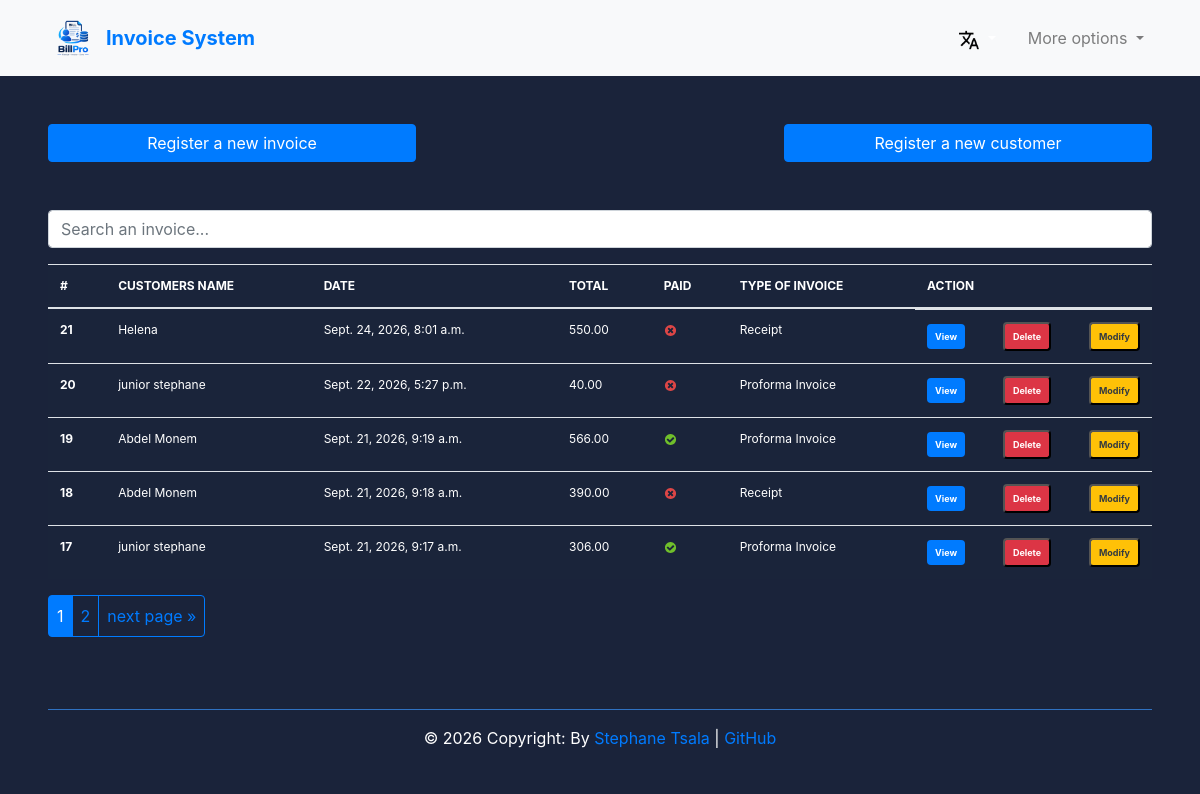
The page /en/ (signed in) on the database its author committed.
### Invoice_app/models.py (models this page shows, shortened)
class Invoice(models.Model):
    INVOICE_TYPES = [("R", _("Receipt")), ("I", _("Invoice")), ("P", _("Proforma Invoice"))]
    customer = models.ForeignKey(Customer, on_delete=models.PROTECT)
    save_by = models.ForeignKey(User, on_delete=models.PROTECT)
    invoice_date = models.DateTimeField(auto_now_add=True, null=False, blank=False)
    amount = models.DecimalField(max_digits=10, decimal_places=2)
    last_updated = models.DateTimeField(null=True, blank=True)
    paid = models.BooleanField(default=False)
    invoice_type = models.CharField(
        max_length=1, choices=INVOICE_TYPES, null=False, blank=False
    )
    comments = models.TextField(null=True, blank=True)
    class Meta:
        verbose_name = "Invoice"
        verbose_name_plural = "Invoices"
    @property
    def get_total_amount(self):
        total_amount = sum(product.get_total_price for product in self.products_set.all())
        return total_amount
    def get_invoice_type_display(self):
        return dict(self.INVOICE_TYPES).get(self.invoice_type, _("Unknown"))

class Customer(models.Model):
    SEX_TYPES = [("M", _("Male")), ("F", _("Female"))]
    name = models.CharField(max_length=150, null=False, blank=False)
    email = models.EmailField(unique=True, null=False, blank=False)
    phone_number = models.CharField(max_length=20, unique=True, null=False, blank=False)
    address = models.CharField(max_length=100, null=False, blank=False)
    sex = models.CharField(max_length=1, choices=SEX_TYPES, null=False, blank=False)
    age = models.CharField(max_length=10, null=False, blank=False)
    city = models.CharField(max_length=50, null=False, blank=False)
    zip_code = models.CharField(max_length=20)
    created_at = models.DateTimeField(auto_now_add=True)
    save_by = models.ForeignKey(User, on_delete=models.PROTECT)
    class Meta:
        verbose_name = "Customer"
        verbose_name_plural = "Customers"

class Products(models.Model):
    invoice = models.ForeignKey(Invoice, on_delete=models.CASCADE, related_name="products_set")
    name = models.CharField(max_length=100, null=False, blank=False)
    quantity = models.PositiveIntegerField(null=False, blank=False)
    unit_price = models.DecimalField(max_digits=10, decimal_places=2, null=False, blank=False)
    total_price = models.DecimalField(max_digits=10, decimal_places=2, null=False, blank=False)
    class Meta:
        verbose_name = "Product"
        verbose_name_plural = "Products"
    @property
    def get_total_price(self):
        return self.quantity * self.unit_price

### Invoice_app/views.py (the view, shortened to what this page needs)
# urls.py: path('', views.HomeView.as_view(), name='home'),
class HomeView(LoginRequiredSuperuserMixin, View):
    template_name = "index.html"
    """
    select_related is used to optimize database queries by fetching related objects in a single query, reducing the number of database hits.
    In this case, it fetches the related 'customer' object for each invoice, which can improve performance when displaying invoice data along with customer information.
    """
    invoices = (
        Invoice.objects.select_related("customer", "save_by")
        .all()
        .order_by("-invoice_date")
    )  # display the recent invoices saved
    context = {"invoices": invoices}
    def get(self, request, *args, **kwargs):
        items = pagination(request, self.invoices)  # Paginate the invoices
        self.context["invoices"] = items  # Update the context with paginated invoices
        return render(request, self.template_name, self.context)

### Invoice_app/decorator.py (called while the page is built)
    def test_func(self):
        return self.request.user.is_superuser

### Invoice_app/utils.py (called while the page is built)
def pagination(request, invoices):
    default_page = 1
    page = request.GET.get("page", default_page)
    items_per_page = 5  # Number of invoices to display per page
    paginator = Paginator(
        invoices, items_per_page
    )  # Show items_per_page invoices per page
    try:
        items_page = paginator.page(page)
    except PageNotAnInteger:
        items_page = paginator.page(default_page)
    except EmptyPage:
        items_page = paginator.page(paginator.num_pages)
    return items_page  # Return the paginated invoices for rendering in the template

### templates/index.html (shortened to what this page needs)
{% extends 'base.html' %}
{% load i18n %}
{% load static %}
{% block content %}
<br>
<div class="row justify-content-between display-flex ml-5 mr-5">
    <a href="{% url 'add_invoice' %}" class="btn col-md-4 btn-primary">
        {% trans 'Register a new invoice' %}
    </a>
    <a href="{% url 'add_customer' %}" class="btn col-md-4 btn-primary">
        {% trans 'Register a new customer' %}
    </a>
</div>
<br> <br>
<div class="form-group ml-5 mr-5">
    <input id="search" class="form-control" type="text" placeholder="{% trans 'Search an invoice...' %}">
</div>
<div class="ml-5 mr-5">
    <table class="table table-striped-columns">
        <thead>
            <tr>
                <th scope="col">#</th>
                <th scope="col">{% trans 'CUSTOMERS NAME' %}</th>
                <th scope="col">{% trans 'DATE' %}</th>
                <th scope="col">{% trans 'TOTAL' %}</th>
                <th scope="col">{% trans 'PAID' %}</th>
                <th scope="col">{% trans 'TYPE OF INVOICE' %}</th>
                <th scope="col">{% trans 'ACTION' %}</th>
            </tr>
        </thead>
        <tbody id="myTable">
            {% if invoices %}
            {% for facture in invoices %}
            <tr>
                <th scope="row">{{ facture.pk }}</th>
                <td>{{facture.customer.name}}</td>
                <td>{{facture.invoice_date}}</td>
                <td>{{ facture.get_total_amount }}</td>
                <td>
                    {% if facture.paid %}
                    <img src="{% static 'images/icon-yes.svg' %}" alt="True">
                    {% else %}
                    <img src="{% static 'images/icon-no.svg' %}" alt="False">
                    {% endif %}
                </td>
                <td>{{facture.get_invoice_type_display }}</td>
                <td class="d-flex justify-content-between align-items-center gap-2">
                    <a href="{% url 'view_invoice' pk=facture.pk %}" title="{% trans 'Detail' %}"
                        class="badge text-white bg-primary p-2">{% trans 'View' %}</a>
                    <button id="btn-invoice-sup" type="button" data-toggle="modal" data-target="#supprimer"
                        class="badge text-white bg-danger p-2" title="{% trans 'Delete' %}" data-id="{{facture.pk}}"
                        data-customer="{{facture.customer.name}}">{% trans 'Delete' %}
                    </button>
                    <button id="btn-invoice-mod" type="button" data-toggle="modal" title="{% trans 'Modify' %}"
                        data-target="#modifier" data-id="{{facture.pk}}" data-customer=""
                        class="badge text-dark bg-warning p-2"> {% trans 'Modify' %}
                    </button>
                </td>
            </tr>
            {% endfor %}
            {% else %}
            <p class="text-center text-white">{% trans 'No invoice found.' %}</p>
            {% endif %}
        </tbody>
    </table>
    {% if invoices.has_other_pages %}
    <div class="btn-group" role="group" aria-label="{% trans 'Item pagination' %}">
        {% for page_number in invoices.paginator.page_range %}
        {% if invoices.number == page_number %}
        <button class="btn btn-outline-primary p-2 active">
            <span>{{page_number}}<span class="sr-only">({% trans 'current' %})</span></span>
        </button>
        {% else %}
        <a href="?page={{ page_number }}" class="btn btn-outline-primary p-2">{{ page_number }}</a>
        {% endif %}
        {% endfor %}
        {% if invoices.has_next %}
        <a href="?page={{ invoices.next_page_number }}" class="btn btn-outline-primary p-2">{% trans 'next page' %} &raquo;</a>
        {% endif %}
    </div>
    {% endif %}
</div>
<br><br>
{% endblock %}

### static/css/style.css (style rules this page uses)
body { margin: 0; padding: 0; font: 400 .875rem 'Open Sans', sans-serif; color: #bcd0f7; background: #1A233A !important; position: relative; height: 100%; }
table th, table td { color: #ffffff; }
.table { background: #1a243a; color: #bcd0f7; font-size: .75rem; }

### rows shown on the page
Invoice: pk "21", customer.name "Helena", invoice_date "Sept. 24, 2026, 8:01 a.m.", get_total_amount "550.00", paid False (drawn), invoice_type "Receipt"
Invoice: pk "20", customer.name "junior stephane", invoice_date "Sept. 22, 2026, 5:27 p.m.", get_total_amount "40.00", paid False (drawn), invoice_type "Proforma Invoice"
Invoice: pk "19", customer.name "Abdel Monem", invoice_date "Sept. 21, 2026, 9:19 a.m.", get_total_amount "566.00", paid True (drawn), invoice_type "Proforma Invoice"
Invoice: pk "18", customer.name "Abdel Monem", invoice_date "Sept. 21, 2026, 9:18 a.m.", get_total_amount "390.00", paid False (drawn), invoice_type "Receipt"
Invoice: pk "17", customer.name "junior stephane", invoice_date "Sept. 21, 2026, 9:17 a.m.", get_total_amount "306.00", paid True (drawn), invoice_type "Proforma Invoice"

### other values the page prints
{{ page_number }} "1"
{{ page_number }} "2"
